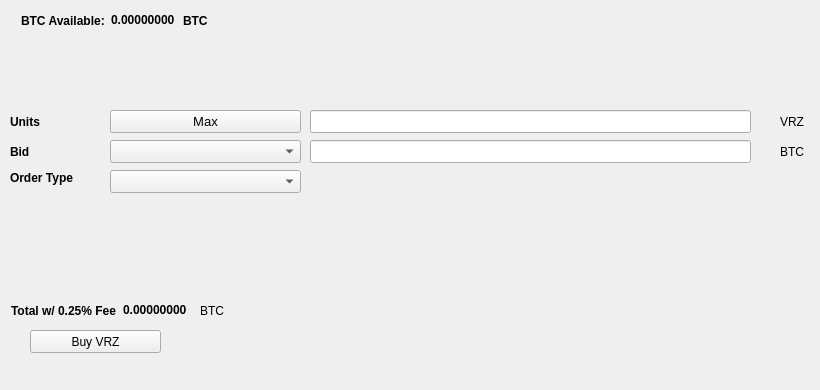
   <widget class="QWidget" name="BuyTab">
    <attribute name="title">
     <string>Buy</string>
    </attribute>
    <widget class="QPushButton" name="BuyVRZ">
     <property name="geometry">
      <rect>
       <x>30</x>
       <y>330</y>
       <width>131</width>
       <height>23</height>
      </rect>
     </property>
     <property name="text">
      <string>Buy VRZ</string>
     </property>
     <property name="icon">
      <iconset resource="../vrz.qrc">
       <normaloff>:/icons/bitcoin</normaloff>:/icons/bitcoin</iconset>
     </property>
    </widget>
    <widget class="QLabel" name="label_3">
     <property name="geometry">
      <rect>
       <x>10</x>
       <y>110</y>
       <width>46</width>
       <height>23</height>
      </rect>
     </property>
     <property name="font">
      <font>
       <weight>75</weight>
       <bold>true</bold>
      </font>
     </property>
     <property name="text">
      <string>Units</string>
     </property>
    </widget>
    <widget class="QLineEdit" name="UnitsInput">
     <property name="geometry">
      <rect>
       <x>310</x>
       <y>110</y>
       <width>441</width>
       <height>23</height>
      </rect>
     </property>
     <property name="font">
      <font>
       <pointsize>9</pointsize>
       <weight>75</weight>
       <bold>true</bold>
      </font>
     </property>
    </widget>
    <widget class="QLineEdit" name="BuyBidPriceEdit">
     <property name="geometry">
      <rect>
       <x>310</x>
       <y>140</y>
       <width>441</width>
       <height>23</height>
      </rect>
     </property>
     <property name="font">
      <font>
       <pointsize>9</pointsize>
       <weight>75</weight>
       <bold>true</bold>
      </font>
     </property>
    </widget>
    <widget class="QLabel" name="label_4">
     <property name="geometry">
      <rect>
       <x>780</x>
       <y>110</y>
       <width>31</width>
       <height>23</height>
      </rect>
     </property>
     <property name="text">
      <string>VRZ</string>
     </property>
    </widget>
    <widget class="QLabel" name="label_5">
     <property name="geometry">
      <rect>
       <x>780</x>
       <y>140</y>
       <width>31</width>
       <height>23</height>
      </rect>
     </property>
     <property name="text">
      <string>BTC</string>
     </property>
    </widget>
    <widget class="QLabel" name="label_6">
     <property name="geometry">
      <rect>
       <x>10</x>
       <y>140</y>
       <width>46</width>
       <height>23</height>
      </rect>
     </property>
     <property name="font">
      <font>
       <weight>75</weight>
       <bold>true</bold>
      </font>
     </property>
     <property name="text">
      <string>Bid</string>
     </property>
    </widget>
    <widget class="QLabel" name="label_7">
     <property name="geometry">
      <rect>
       <x>10</x>
       <y>170</y>
       <width>91</width>
       <height>16</height>
      </rect>
     </property>
     <property name="font">
      <font>
       <weight>75</weight>
       <bold>true</bold>
      </font>
     </property>
     <property name="text">
      <string>Order Type</string>
     </property>
    </widget>
    <widget class="QPushButton" name="Buy_Max_Amount">
     <property name="geometry">
      <rect>
       <x>110</x>
       <y>110</y>
       <width>191</width>
       <height>23</height>
      </rect>
     </property>
     <property name="font">
      <font>
       <pointsize>10</pointsize>
      </font>
     </property>
     <property name="text">
      <string>Max</string>
     </property>
    </widget>
    <widget class="QComboBox" name="BuyBidcomboBox">
     <property name="geometry">
      <rect>
       <x>110</x>
       <y>140</y>
       <width>191</width>
       <height>23</height>
      </rect>
     </property>
     <property name="font">
      <font>
       <pointsize>10</pointsize>
      </font>
     </property>
    </widget>
    <widget class="QComboBox" name="buyOrdertypeCombo">
     <property name="geometry">
      <rect>
       <x>110</x>
       <y>170</y>
       <width>191</width>
       <height>23</height>
      </rect>
     </property>
     <property name="font">
      <font>
       <pointsize>10</pointsize>
      </font>
     </property>
    </widget>
    <widget class="QWidget" name="layoutWidget1">
     <property name="geometry">
      <rect>
       <x>21</x>
       <y>11</y>
       <width>227</width>
       <height>19</height>
      </rect>
     </property>
     <layout class="QHBoxLayout" name="horizontalLayout_3">
      <item>
       <widget class="QLabel" name="label232">
        <property name="font">
         <font>
          <weight>75</weight>
          <bold>true</bold>
         </font>
        </property>
        <property name="text">
         <string>BTC Available:</string>
        </property>
       </widget>
      </item>
      <item>
       <widget class="QLabel" name="BtcAvailableLbl">
        <property name="palette">
         <palette>
          <active>
           <colorrole role="WindowText">
            <brush brushstyle="SolidPattern">
             <color alpha="255">
              <red>0</red>
              <green>0</green>
              <blue>0</blue>
             </color>
            </brush>
           </colorrole>
           <colorrole role="Button">
            <brush brushstyle="SolidPattern">
             <color alpha="255">
              <red>0</red>
              <green>170</green>
              <blue>0</blue>
             </color>
            </brush>
           </colorrole>
           <colorrole role="Light">
            <brush brushstyle="SolidPattern">
             <color alpha="255">
              <red>0</red>
              <green>255</green>
              <blue>0</blue>
             </color>
            </brush>
           </colorrole>
           <colorrole role="Midlight">
            <brush brushstyle="SolidPattern">
             <color alpha="255">
              <red>0</red>
              <green>212</green>
              <blue>0</blue>
             </color>
            </brush>
           </colorrole>
           <colorrole role="Dark">
            <brush brushstyle="SolidPattern">
             <color alpha="255">
              <red>0</red>
              <green>85</green>
              <blue>0</blue>
             </color>
            </brush>
           </colorrole>
           <colorrole role="Mid">
            <brush brushstyle="SolidPattern">
             <color alpha="255">
              <red>0</red>
              <green>113</green>
              <blue>0</blue>
             </color>
            </brush>
           </colorrole>
           <colorrole role="Text">
            <brush brushstyle="SolidPattern">
             <color alpha="255">
              <red>0</red>
              <green>170</green>
              <blue>0</blue>
             </color>
            </brush>
           </colorrole>
           <colorrole role="BrightText">
            <brush brushstyle="SolidPattern">
             <color alpha="255">
              <red>255</red>
              <green>255</green>
              <blue>255</blue>
             </color>
            </brush>
           </colorrole>
           <colorrole role="ButtonText">
            <brush brushstyle="SolidPattern">
             <color alpha="255">
              <red>0</red>
              <green>0</green>
              <blue>0</blue>
             </color>
            </brush>
           </colorrole>
           <colorrole role="Base">
            <brush brushstyle="SolidPattern">
             <color alpha="255">
              <red>255</red>
              <green>255</green>
              <blue>255</blue>
             </color>
            </brush>
           </colorrole>
           <colorrole role="Window">
            <brush brushstyle="SolidPattern">
             <color alpha="255">
              <red>0</red>
              <green>170</green>
              <blue>0</blue>
             </color>
            </brush>
           </colorrole>
           <colorrole role="Shadow">
            <brush brushstyle="SolidPattern">
             <color alpha="255">
              <red>0</red>
              <green>0</green>
              <blue>0</blue>
             </color>
            </brush>
           </colorrole>
           <colorrole role="AlternateBase">
            <brush brushstyle="SolidPattern">
             <color alpha="255">
              <red>127</red>
              <green>212</green>
              <blue>127</blue>
             </color>
            </brush>
           </colorrole>
           <colorrole role="ToolTipBase">
            <brush brushstyle="SolidPattern">
             <color alpha="255">
              <red>255</red>
              <green>255</green>
              <blue>220</blue>
             </color>
            </brush>
           </colorrole>
           <colorrole role="ToolTipText">
            <brush brushstyle="SolidPattern">
             <color alpha="255">
              <red>0</red>
              <green>0</green>
              <blue>0</blue>
             </color>
            </brush>
           </colorrole>
          </active>
          <inactive>
           <colorrole role="WindowText">
            <brush brushstyle="SolidPattern">
             <color alpha="255">
              <red>0</red>
              <green>0</green>
              <blue>0</blue>
             </color>
            </brush>
           </colorrole>
           <colorrole role="Button">
            <brush brushstyle="SolidPattern">
             <color alpha="255">
              <red>0</red>
              <green>170</green>
              <blue>0</blue>
             </color>
            </brush>
           </colorrole>
           <colorrole role="Light">
            <brush brushstyle="SolidPattern">
             <color alpha="255">
              <red>0</red>
              <green>255</green>
              <blue>0</blue>
             </color>
            </brush>
           </colorrole>
           <colorrole role="Midlight">
            <brush brushstyle="SolidPattern">
             <color alpha="255">
              <red>0</red>
              <green>212</green>
              <blue>0</blue>
             </color>
            </brush>
           </colorrole>
           <colorrole role="Dark">
            <brush brushstyle="SolidPattern">
             <color alpha="255">
              <red>0</red>
              <green>85</green>
              <blue>0</blue>
             </color>
            </brush>
           </colorrole>
           <colorrole role="Mid">
            <brush brushstyle="SolidPattern">
             <color alpha="255">
              <red>0</red>
              <green>113</green>
              <blue>0</blue>
             </color>
            </brush>
           </colorrole>
           <colorrole role="Text">
            <brush brushstyle="SolidPattern">
             <color alpha="255">
              <red>0</red>
              <green>170</green>
              <blue>0</blue>
             </color>
            </brush>
           </colorrole>
           <colorrole role="BrightText">
            <brush brushstyle="SolidPattern">
             <color alpha="255">
              <red>255</red>
              <green>255</green>
              <blue>255</blue>
             </color>
            </brush>
           </colorrole>
           <colorrole role="ButtonText">
            <brush brushstyle="SolidPattern">
             <color alpha="255">
              <red>0</red>
              <green>0</green>
              <blue>0</blue>
             </color>
            </brush>
           </colorrole>
           <colorrole role="Base">
            <brush brushstyle="SolidPattern">
             <color alpha="255">
              <red>255</red>
              <green>255</green>
              <blue>255</blue>
             </color>
            </brush>
           </colorrole>
           <colorrole role="Window">
            <brush brushstyle="SolidPattern">
             <color alpha="255">
              <red>0</red>
              <green>170</green>
              <blue>0</blue>
             </color>
            </brush>
           </colorrole>
           <colorrole role="Shadow">
            <brush brushstyle="SolidPattern">
             <color alpha="255">
              <red>0</red>
              <green>0</green>
              <blue>0</blue>
             </color>
            </brush>
           </colorrole>
           <colorrole role="AlternateBase">
            <brush brushstyle="SolidPattern">
             <color alpha="255">
              <red>127</red>
              <green>212</green>
              <blue>127</blue>
             </color>
            </brush>
           </colorrole>
           <colorrole role="ToolTipBase">
            <brush brushstyle="SolidPattern">
             <color alpha="255">
              <red>255</red>
              <green>255</green>
              <blue>220</blue>
             </color>
            </brush>
           </colorrole>
           <colorrole role="ToolTipText">
            <brush brushstyle="SolidPattern">
             <color alpha="255">
              <red>0</red>
              <green>0</green>
              <blue>0</blue>
             </color>
            </brush>
           </colorrole>
          </inactive>
          <disabled>
           <colorrole role="WindowText">
            <brush brushstyle="SolidPattern">
             <color alpha="255">
              <red>0</red>
              <green>85</green>
              <blue>0</blue>
             </color>
            </brush>
           </colorrole>
           <colorrole role="Button">
            <brush brushstyle="SolidPattern">
             <color alpha="255">
              <red>0</red>
              <green>170</green>
              <blue>0</blue>
             </color>
            </brush>
           </colorrole>
           <colorrole role="Light">
            <brush brushstyle="SolidPattern">
             <color alpha="255">
              <red>0</red>
              <green>255</green>
              <blue>0</blue>
             </color>
            </brush>
           </colorrole>
           <colorrole role="Midlight">
            <brush brushstyle="SolidPattern">
             <color alpha="255">
              <red>0</red>
              <green>212</green>
              <blue>0</blue>
             </color>
            </brush>
           </colorrole>
           <colorrole role="Dark">
            <brush brushstyle="SolidPattern">
             <color alpha="255">
              <red>0</red>
              <green>85</green>
              <blue>0</blue>
             </color>
            </brush>
           </colorrole>
           <colorrole role="Mid">
            <brush brushstyle="SolidPattern">
             <color alpha="255">
              <red>0</red>
              <green>113</green>
              <blue>0</blue>
             </color>
            </brush>
           </colorrole>
           <colorrole role="Text">
            <brush brushstyle="SolidPattern">
             <color alpha="255">
              <red>0</red>
              <green>85</green>
              <blue>0</blue>
             </color>
            </brush>
           </colorrole>
           <colorrole role="BrightText">
            <brush brushstyle="SolidPattern">
             <color alpha="255">
              <red>255</red>
              <green>255</green>
              <blue>255</blue>
             </color>
            </brush>
           </colorrole>
           <colorrole role="ButtonText">
            <brush brushstyle="SolidPattern">
             <color alpha="255">
              <red>0</red>
              <green>85</green>
              <blue>0</blue>
             </color>
            </brush>
           </colorrole>
           <colorrole role="Base">
            <brush brushstyle="SolidPattern">
             <color alpha="255">
              <red>0</red>
              <green>170</green>
              <blue>0</blue>
             </color>
            </brush>
           </colorrole>
           <colorrole role="Window">
            <brush brushstyle="SolidPattern">
             <color alpha="255">
              <red>0</red>
              <green>170</green>
              <blue>0</blue>
             </color>
            </brush>
           </colorrole>
           <colorrole role="Shadow">
            <brush brushstyle="SolidPattern">
             <color alpha="255">
              <red>0</red>
              <green>0</green>
              <blue>0</blue>
             </color>
            </brush>
           </colorrole>
           <colorrole role="AlternateBase">
            <brush brushstyle="SolidPattern">
             <color alpha="255">
              <red>0</red>
              <green>170</green>
              <blue>0</blue>
             </color>
            </brush>
           </colorrole>
           <colorrole role="ToolTipBase">
            <brush brushstyle="SolidPattern">
             <color alpha="255">
              <red>255</red>
              <green>255</green>
              <blue>220</blue>
             </color>
            </brush>
           </colorrole>
           <colorrole role="ToolTipText">
            <brush brushstyle="SolidPattern">
             <color alpha="255">
              <red>0</red>
              <green>0</green>
              <blue>0</blue>
             </color>
            </brush>
           </colorrole>
          </disabled>
         </palette>
        </property>
        <property name="font">
         <font>
          <weight>75</weight>
          <bold>true</bold>
         </font>
        </property>
        <property name="text">
         <string>0.00000000</string>
        </property>
        <property name="textInteractionFlags">
         <set>Qt::LinksAccessibleByMouse|Qt::TextSelectableByKeyboard|Qt::TextSelectableByMouse</set>
        </property>
       </widget>
      </item>
      <item>
       <widget class="QLabel" name="BtcAvailableLbl_2">
        <property name="font">
         <font>
          <weight>75</weight>
          <bold>true</bold>
         </font>
        </property>
        <property name="text">
         <string>BTC</string>
        </property>
       </widget>
      </item>
     </layout>
    </widget>
    <widget class="QWidget" name="layoutWidge2">
     <property name="geometry">
      <rect>
       <x>11</x>
       <y>301</y>
       <width>259</width>
       <height>19</height>
      </rect>
     </property>
     <layout class="QHBoxLayout" name="horizontalLayout_4">
      <item>
       <widget class="QLabel" name="label_9">
        <property name="font">
         <font>
          <weight>75</weight>
          <bold>true</bold>
         </font>
        </property>
        <property name="text">
         <string>Total w/ 0.25% Fee</string>
        </property>
       </widget>
      </item>
      <item>
       <widget class="QLabel" name="BuyCostLabel">
        <property name="palette">
         <palette>
          <active>
           <colorrole role="WindowText">
            <brush brushstyle="SolidPattern">
             <color alpha="255">
              <red>0</red>
              <green>0</green>
              <blue>0</blue>
             </color>
            </brush>
           </colorrole>
           <colorrole role="Button">
            <brush brushstyle="SolidPattern">
             <color alpha="255">
              <red>0</red>
              <green>170</green>
              <blue>0</blue>
             </color>
            </brush>
           </colorrole>
           <colorrole role="Light">
            <brush brushstyle="SolidPattern">
             <color alpha="255">
              <red>0</red>
              <green>255</green>
              <blue>0</blue>
             </color>
            </brush>
           </colorrole>
           <colorrole role="Midlight">
            <brush brushstyle="SolidPattern">
             <color alpha="255">
              <red>0</red>
              <green>212</green>
              <blue>0</blue>
             </color>
            </brush>
           </colorrole>
           <colorrole role="Dark">
            <brush brushstyle="SolidPattern">
             <color alpha="255">
              <red>0</red>
              <green>85</green>
              <blue>0</blue>
             </color>
            </brush>
           </colorrole>
           <colorrole role="Mid">
            <brush brushstyle="SolidPattern">
             <color alpha="255">
              <red>0</red>
              <green>113</green>
              <blue>0</blue>
             </color>
            </brush>
           </colorrole>
           <colorrole role="Text">
            <brush brushstyle="SolidPattern">
             <color alpha="255">
              <red>0</red>
              <green>170</green>
              <blue>0</blue>
             </color>
            </brush>
           </colorrole>
           <colorrole role="BrightText">
            <brush brushstyle="SolidPattern">
             <color alpha="255">
              <red>255</red>
              <green>255</green>
              <blue>255</blue>
             </color>
            </brush>
           </colorrole>
           <colorrole role="ButtonText">
            <brush brushstyle="SolidPattern">
             <color alpha="255">
              <red>0</red>
              <green>0</green>
              <blue>0</blue>
             </color>
            </brush>
           </colorrole>
           <colorrole role="Base">
            <brush brushstyle="SolidPattern">
             <color alpha="255">
              <red>255</red>
              <green>255</green>
              <blue>255</blue>
             </color>
            </brush>
           </colorrole>
           <colorrole role="Window">
            <brush brushstyle="SolidPattern">
             <color alpha="255">
              <red>0</red>
              <green>170</green>
              <blue>0</blue>
             </color>
            </brush>
           </colorrole>
           <colorrole role="Shadow">
            <brush brushstyle="SolidPattern">
             <color alpha="255">
              <red>0</red>
              <green>0</green>
              <blue>0</blue>
             </color>
            </brush>
           </colorrole>
           <colorrole role="AlternateBase">
            <brush brushstyle="SolidPattern">
             <color alpha="255">
              <red>127</red>
              <green>212</green>
              <blue>127</blue>
             </color>
            </brush>
           </colorrole>
           <colorrole role="ToolTipBase">
            <brush brushstyle="SolidPattern">
             <color alpha="255">
              <red>255</red>
              <green>255</green>
              <blue>220</blue>
             </color>
            </brush>
           </colorrole>
           <colorrole role="ToolTipText">
            <brush brushstyle="SolidPattern">
             <color alpha="255">
              <red>0</red>
              <green>0</green>
              <blue>0</blue>
             </color>
            </brush>
           </colorrole>
          </active>
          <inactive>
           <colorrole role="WindowText">
            <brush brushstyle="SolidPattern">
             <color alpha="255">
              <red>0</red>
              <green>0</green>
              <blue>0</blue>
             </color>
            </brush>
           </colorrole>
           <colorrole role="Button">
            <brush brushstyle="SolidPattern">
             <color alpha="255">
              <red>0</red>
              <green>170</green>
              <blue>0</blue>
             </color>
            </brush>
           </colorrole>
           <colorrole role="Light">
            <brush brushstyle="SolidPattern">
             <color alpha="255">
              <red>0</red>
              <green>255</green>
              <blue>0</blue>
             </color>
            </brush>
           </colorrole>
           <colorrole role="Midlight">
            <brush brushstyle="SolidPattern">
             <color alpha="255">
              <red>0</red>
              <green>212</green>
              <blue>0</blue>
             </color>
            </brush>
           </colorrole>
           <colorrole role="Dark">
            <brush brushstyle="SolidPattern">
             <color alpha="255">
              <red>0</red>
              <green>85</green>
              <blue>0</blue>
             </color>
            </brush>
           </colorrole>
           <colorrole role="Mid">
            <brush brushstyle="SolidPattern">
             <color alpha="255">
              <red>0</red>
              <green>113</green>
              <blue>0</blue>
             </color>
            </brush>
           </colorrole>
           <colorrole role="Text">
            <brush brushstyle="SolidPattern">
             <color alpha="255">
              <red>0</red>
              <green>170</green>
              <blue>0</blue>
             </color>
            </brush>
           </colorrole>
           <colorrole role="BrightText">
            <brush brushstyle="SolidPattern">
             <color alpha="255">
              <red>255</red>
              <green>255</green>
              <blue>255</blue>
             </color>
            </brush>
           </colorrole>
           <colorrole role="ButtonText">
            <brush brushstyle="SolidPattern">
             <color alpha="255">
              <red>0</red>
              <green>0</green>
              <blue>0</blue>
             </color>
            </brush>
           </colorrole>
           <colorrole role="Base">
            <brush brushstyle="SolidPattern">
             <color alpha="255">
              <red>255</red>
              <green>255</green>
              <blue>255</blue>
             </color>
            </brush>
           </colorrole>
           <colorrole role="Window">
            <brush brushstyle="SolidPattern">
             <color alpha="255">
              <red>0</red>
              <green>170</green>
              <blue>0</blue>
             </color>
            </brush>
           </colorrole>
           <colorrole role="Shadow">
            <brush brushstyle="SolidPattern">
             <color alpha="255">
              <red>0</red>
              <green>0</green>
              <blue>0</blue>
             </color>
            </brush>
           </colorrole>
           <colorrole role="AlternateBase">
            <brush brushstyle="SolidPattern">
             <color alpha="255">
              <red>127</red>
              <green>212</green>
              <blue>127</blue>
             </color>
            </brush>
           </colorrole>
           <colorrole role="ToolTipBase">
            <brush brushstyle="SolidPattern">
             <color alpha="255">
              <red>255</red>
              <green>255</green>
              <blue>220</blue>
             </color>
            </brush>
           </colorrole>
           <colorrole role="ToolTipText">
            <brush brushstyle="SolidPattern">
             <color alpha="255">
              <red>0</red>
              <green>0</green>
              <blue>0</blue>
             </color>
            </brush>
           </colorrole>
          </inactive>
          <disabled>
           <colorrole role="WindowText">
            <brush brushstyle="SolidPattern">
             <color alpha="255">
              <red>0</red>
              <green>85</green>
              <blue>0</blue>
             </color>
            </brush>
           </colorrole>
           <colorrole role="Button">
            <brush brushstyle="SolidPattern">
             <color alpha="255">
              <red>0</red>
              <green>170</green>
              <blue>0</blue>
             </color>
            </brush>
           </colorrole>
           <colorrole role="Light">
            <brush brushstyle="SolidPattern">
             <color alpha="255">
              <red>0</red>
              <green>255</green>
              <blue>0</blue>
             </color>
            </brush>
           </colorrole>
           <colorrole role="Midlight">
            <brush brushstyle="SolidPattern">
             <color alpha="255">
              <red>0</red>
              <green>212</green>
              <blue>0</blue>
             </color>
            </brush>
           </colorrole>
           <colorrole role="Dark">
            <brush brushstyle="SolidPattern">
             <color alpha="255">
              <red>0</red>
              <green>85</green>
              <blue>0</blue>
             </color>
            </brush>
           </colorrole>
           <colorrole role="Mid">
            <brush brushstyle="SolidPattern">
             <color alpha="255">
              <red>0</red>
              <green>113</green>
              <blue>0</blue>
             </color>
            </brush>
           </colorrole>
           <colorrole role="Text">
            <brush brushstyle="SolidPattern">
             <color alpha="255">
              <red>0</red>
              <green>85</green>
              <blue>0</blue>
             </color>
            </brush>
           </colorrole>
           <colorrole role="BrightText">
            <brush brushstyle="SolidPattern">
             <color alpha="255">
              <red>255</red>
              <green>255</green>
              <blue>255</blue>
             </color>
            </brush>
           </colorrole>
           <colorrole role="ButtonText">
            <brush brushstyle="SolidPattern">
             <color alpha="255">
              <red>0</red>
              <green>85</green>
              <blue>0</blue>
             </color>
            </brush>
           </colorrole>
           <colorrole role="Base">
            <brush brushstyle="SolidPattern">
             <color alpha="255">
              <red>0</red>
              <green>170</green>
              <blue>0</blue>
             </color>
            </brush>
           </colorrole>
           <colorrole role="Window">
            <brush brushstyle="SolidPattern">
             <color alpha="255">
              <red>0</red>
              <green>170</green>
              <blue>0</blue>
             </color>
            </brush>
           </colorrole>
           <colorrole role="Shadow">
            <brush brushstyle="SolidPattern">
             <color alpha="255">
              <red>0</red>
              <green>0</green>
              <blue>0</blue>
             </color>
            </brush>
           </colorrole>
           <colorrole role="AlternateBase">
            <brush brushstyle="SolidPattern">
             <color alpha="255">
              <red>0</red>
              <green>170</green>
              <blue>0</blue>
             </color>
            </brush>
           </colorrole>
           <colorrole role="ToolTipBase">
            <brush brushstyle="SolidPattern">
             <color alpha="255">
              <red>255</red>
              <green>255</green>
              <blue>220</blue>
             </color>
            </brush>
           </colorrole>
           <colorrole role="ToolTipText">
            <brush brushstyle="SolidPattern">
             <color alpha="255">
              <red>0</red>
              <green>0</green>
              <blue>0</blue>
             </color>
            </brush>
           </colorrole>
          </disabled>
         </palette>
        </property>
        <property name="font">
         <font>
          <weight>75</weight>
          <bold>true</bold>
         </font>
        </property>
        <property name="autoFillBackground">
         <bool>false</bool>
        </property>
        <property name="text">
         <string>0.00000000</string>
        </property>
        <property name="textInteractionFlags">
         <set>Qt::LinksAccessibleByMouse|Qt::TextSelectableByMouse</set>
        </property>
       </widget>
      </item>
      <item>
       <widget class="QLabel" name="label_10">
        <property name="font">
         <font>
          <weight>50</weight>
          <bold>false</bold>
         </font>
        </property>
        <property name="text">
         <string>BTC</string>
        </property>
       </widget>
      </item>
     </layout>
    </widget>
    <widget class="QLabel" name="label_24">
     <property name="geometry">
      <rect>
       <x>460</x>
       <y>300</y>
       <width>281</width>
       <height>81</height>
      </rect>
     </property>
     <property name="text">
      <string/>
     </property>
     <property name="pixmap">
      <pixmap>:/images/bittrex</pixmap>
     </property>
    </widget>
   </widget>
